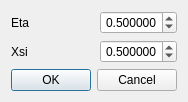
<?xml version="1.0" encoding="UTF-8"?>
<ui version="4.0">
 <class>EtaXsiDialog</class>
 <widget class="QDialog" name="EtaXsiDialog">
  <property name="windowModality">
   <enum>Qt::ApplicationModal</enum>
  </property>
  <property name="geometry">
   <rect>
    <x>0</x>
    <y>0</y>
    <width>174</width>
    <height>96</height>
   </rect>
  </property>
  <property name="windowTitle">
   <string>Enter Coordinates</string>
  </property>
  <property name="modal">
   <bool>false</bool>
  </property>
  <layout class="QVBoxLayout" name="verticalLayout">
   <item>
    <layout class="QGridLayout" name="gridLayout">
     <item row="0" column="0">
      <widget class="QLabel" name="label">
       <property name="text">
        <string>Eta</string>
       </property>
      </widget>
     </item>
     <item row="0" column="1">
      <spacer name="horizontalSpacer">
       <property name="orientation">
        <enum>Qt::Horizontal</enum>
       </property>
       <property name="sizeHint" stdset="0">
        <size>
         <width>40</width>
         <height>20</height>
        </size>
       </property>
      </spacer>
     </item>
     <item row="0" column="2">
      <widget class="QDoubleSpinBox" name="etaSpinBox">
       <property name="minimumSize">
        <size>
         <width>70</width>
         <height>0</height>
        </size>
       </property>
       <property name="alignment">
        <set>Qt::AlignRight|Qt::AlignTrailing|Qt::AlignVCenter</set>
       </property>
       <property name="decimals">
        <number>6</number>
       </property>
       <property name="maximum">
        <double>1.000000000000000</double>
       </property>
       <property name="singleStep">
        <double>0.050000000000000</double>
       </property>
       <property name="value">
        <double>0.500000000000000</double>
       </property>
      </widget>
     </item>
     <item row="1" column="0">
      <widget class="QLabel" name="label_2">
       <property name="text">
        <string>Xsi</string>
       </property>
      </widget>
     </item>
     <item row="1" column="1">
      <spacer name="horizontalSpacer_2">
       <property name="orientation">
        <enum>Qt::Horizontal</enum>
       </property>
       <property name="sizeHint" stdset="0">
        <size>
         <width>40</width>
         <height>20</height>
        </size>
       </property>
      </spacer>
     </item>
     <item row="1" column="2">
      <widget class="QDoubleSpinBox" name="xsiSpinBox">
       <property name="minimumSize">
        <size>
         <width>70</width>
         <height>0</height>
        </size>
       </property>
       <property name="alignment">
        <set>Qt::AlignRight|Qt::AlignTrailing|Qt::AlignVCenter</set>
       </property>
       <property name="decimals">
        <number>6</number>
       </property>
       <property name="maximum">
        <double>1.000000000000000</double>
       </property>
       <property name="singleStep">
        <double>0.010000000000000</double>
       </property>
       <property name="value">
        <double>0.500000000000000</double>
       </property>
      </widget>
     </item>
    </layout>
   </item>
   <item>
    <widget class="QDialogButtonBox" name="buttonBox">
     <property name="orientation">
      <enum>Qt::Horizontal</enum>
     </property>
     <property name="standardButtons">
      <set>QDialogButtonBox::Cancel|QDialogButtonBox::Ok</set>
     </property>
    </widget>
   </item>
  </layout>
 </widget>
 <resources/>
 <connections>
  <connection>
   <sender>buttonBox</sender>
   <signal>accepted()</signal>
   <receiver>EtaXsiDialog</receiver>
   <slot>accept()</slot>
   <hints>
    <hint type="sourcelabel">
     <x>248</x>
     <y>254</y>
    </hint>
    <hint type="destinationlabel">
     <x>157</x>
     <y>274</y>
    </hint>
   </hints>
  </connection>
  <connection>
   <sender>buttonBox</sender>
   <signal>rejected()</signal>
   <receiver>EtaXsiDialog</receiver>
   <slot>reject()</slot>
   <hints>
    <hint type="sourcelabel">
     <x>316</x>
     <y>260</y>
    </hint>
    <hint type="destinationlabel">
     <x>286</x>
     <y>274</y>
    </hint>
   </hints>
  </connection>
 </connections>
</ui>
